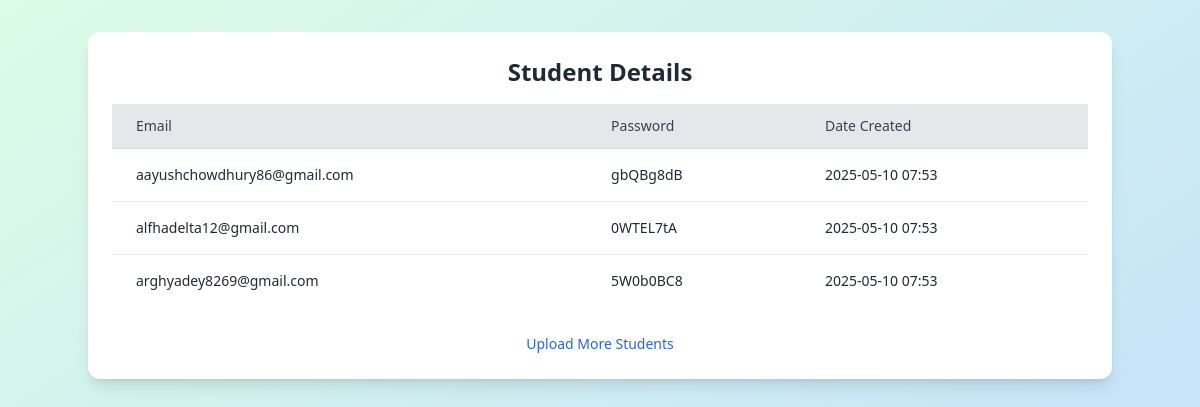
The app's page /student-details/ (signed in), older data.
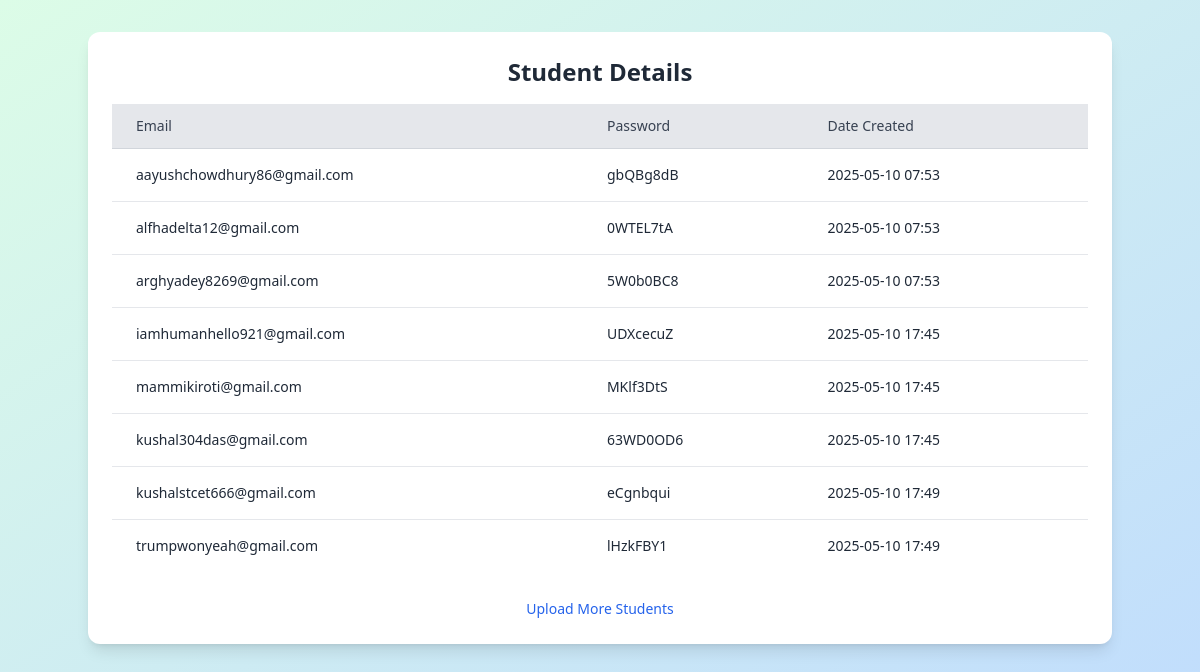
The same page, newer data.
### core/models.py (models this page shows, shortened)
class Student(models.Model):
    user = models.OneToOneField(settings.AUTH_USER_MODEL, on_delete=models.CASCADE)
    plain_password = models.CharField(max_length=128)
    roll = models.CharField(max_length=10, blank=True)
    semester = models.CharField(max_length=10, blank=True)
    department = models.CharField(max_length=50, blank=True)
    year = models.IntegerField(null=True, blank=True)
    first_login_info_submitted = models.BooleanField(default=False)
    date_created = models.DateTimeField(default=timezone.now)

class User(AbstractUser):
    username = None
    email = models.EmailField(_('email address'), unique=True)
    ROLES = (
        ('admin', 'Admin'),
        ('student', 'Student'),
    )
    role = models.CharField(max_length=10, choices=ROLES, default='student')
    USERNAME_FIELD = 'email'
    REQUIRED_FIELDS = []
    objects = UserManager()

### core/views.py (the view)
# urls.py: path('student-details/', views.student_details, name='student-details'),
@login_required
def student_details(request):
    students = Student.objects.select_related('user').all()
    return render(request, 'core/student_details.html', {'students': students})

### core/templates/core/student_details.html (shortened to what this page needs)
<!DOCTYPE html>
<html lang="en">
<head>
  <script src="https://cdn.tailwindcss.com"></script>
</head>
<body class="bg-gradient-to-br from-green-100 to-blue-200 min-h-screen p-8">
  <div class="bg-white rounded-xl shadow-lg p-6 max-w-5xl mx-auto">
    <h2 class="text-2xl font-bold mb-4 text-center text-gray-800">Student Details</h2>
    <div class="overflow-x-auto">
      <table class="min-w-full divide-y divide-gray-300">
        <thead class="bg-gray-200">
          <tr>
            <th class="px-6 py-3 text-left text-sm font-medium text-gray-700">Email</th>
            <th class="px-6 py-3 text-left text-sm font-medium text-gray-700">Password</th>
            <th class="px-6 py-3 text-left text-sm font-medium text-gray-700">Date Created</th>
          </tr>
        </thead>
        <tbody class="bg-white divide-y divide-gray-200">
          {% for student in students %}
          <tr>
            <td class="px-6 py-4 text-sm text-gray-800">{{ student.user.email }}</td>
            <td class="px-6 py-4 text-sm text-gray-800">{{ student.plain_password }}</td>
            <td class="px-6 py-4 text-sm text-gray-800">{{ student.user.date_joined|date:"Y-m-d H:i" }}</td>
          </tr>
          {% empty %}
          <tr>
            <td colspan="3" class="text-center text-gray-500 py-6">No students found.</td>
          </tr>
          {% endfor %}
        </tbody>
      </table>
    </div>
    <div class="mt-6 text-center">
      <a href="{% url 'upload-student-excel' %}" class="text-blue-600 hover:underline text-sm">Upload More Students</a>
    </div>
  </div>
</body>
</html>

Row changes from the older to the newer data that the page shows:
added Student: user.email "iamhumanhello921@gmail.com", plain_password "UDXcecuZ", user.date_joined "2025-05-10 17:45"
added Student: user.email "mammikiroti@gmail.com", plain_password "MKlf3DtS", user.date_joined "2025-05-10 17:45"
added Student: user.email "kushal304das@gmail.com", plain_password "63WD0OD6", user.date_joined "2025-05-10 17:45"
added Student: user.email "kushalstcet666@gmail.com", plain_password "eCgnbqui", user.date_joined "2025-05-10 17:49"
added Student: user.email "trumpwonyeah@gmail.com", plain_password "lHzkFBY1", user.date_joined "2025-05-10 17:49"
